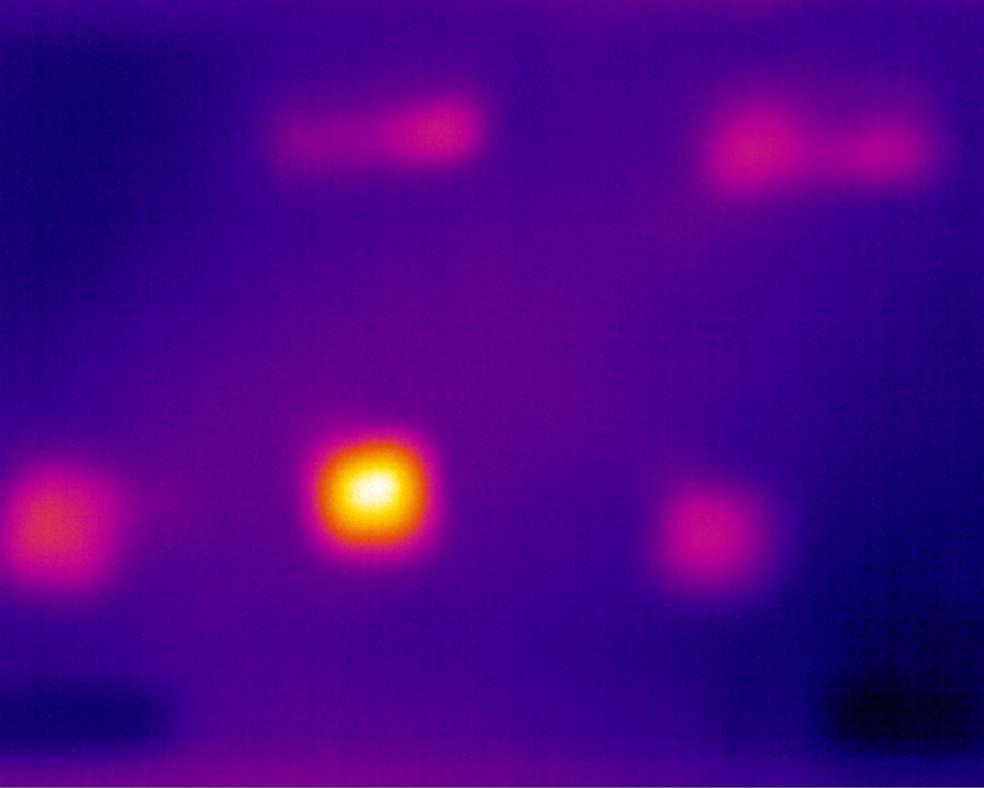
%> input picture IRimage/o1.jpg, 984 x 788 px
$ octave boundary_image.m   (GNU Octave 9; MATLAB toolbox functions it lacks are replaced by stand-ins)
%> lines starting %> are read from the running program, lines starting %| are printed output that depends on the picture; in (x1, y1, x2, y2) boxes, pixels count from 0 and x2, y2 are one past the last pixel; in counts of white or black regions, pixels touching at a corner belong together; the program's own positions count from 1
%% find the boundary of the image
rgb=imread('o1.jpg'); % read the original image
%> rgb is the input picture: size 788x984x3 uint8; mean R, G, B 71.8, 2.8, 133.7
I=rgb2gray(rgb); %convert to gray scale image
figure;subplot(121); %show the gray scale image
imshow(I);
hy=fspecial('sobel'); %sobel operator
hx=hy';
Iy=imfilter(double(I),hy,'replicate'); %filter the y-direction edge
Ix=imfilter(double(I),hx,'replicate'); %filter the x-direction edge
gradmag = sqrt(Ix.^2+ Iy.^2); %model
subplot(122);imshow(gradmag,[]); %display gradient
title(' Gradient map' );
%directly use gradient model values for watershed algorithm(often exist over segmentation,not work well)
L=watershed(gradmag); %wastershe algorithm is applied directly
Lrgb=label2rgb(L); %convert to RGB image
figure;imshow(Lrgb); %show the segmented images
title('Gradient map after watershed transformation');%The foreground and background are marked separately
se =strel('disk',20); % circular structure element
Io =imopen(I,se); % morphological opening operation
figure;subplot(121);
imshow(Io); %show the image after opening operation
title('Opening operation processed image');
Ie=imerode(I,se); %image eroding
Iobr = imreconstruct(Ie,I); %morphological reconstruction
subplot(122);imshow(Iobr); %show the reconstructed image
title('Reconstructed image')
Ioc= imclose(Io,se); %morphological closing operation
figure;subplot(121);
imshow(Ioc); %show the image after closing operation
title('Closing operation processed image');
Iobrd=imdilate(Iobr,se); %dilating image
Iobrcbr=imreconstruct(imcomplement(Iobrd),imcomplement(Iobr));
Iobrcbr=imcomplement(Iobrcbr);% image inversing
subplot(122);imshow(Iobrcbr); %show the image after recionstructing and inversing
title( 'Reconstructed and inversed image');
fgm=imregionalmax(Iobrcbr);%ocal maximal value
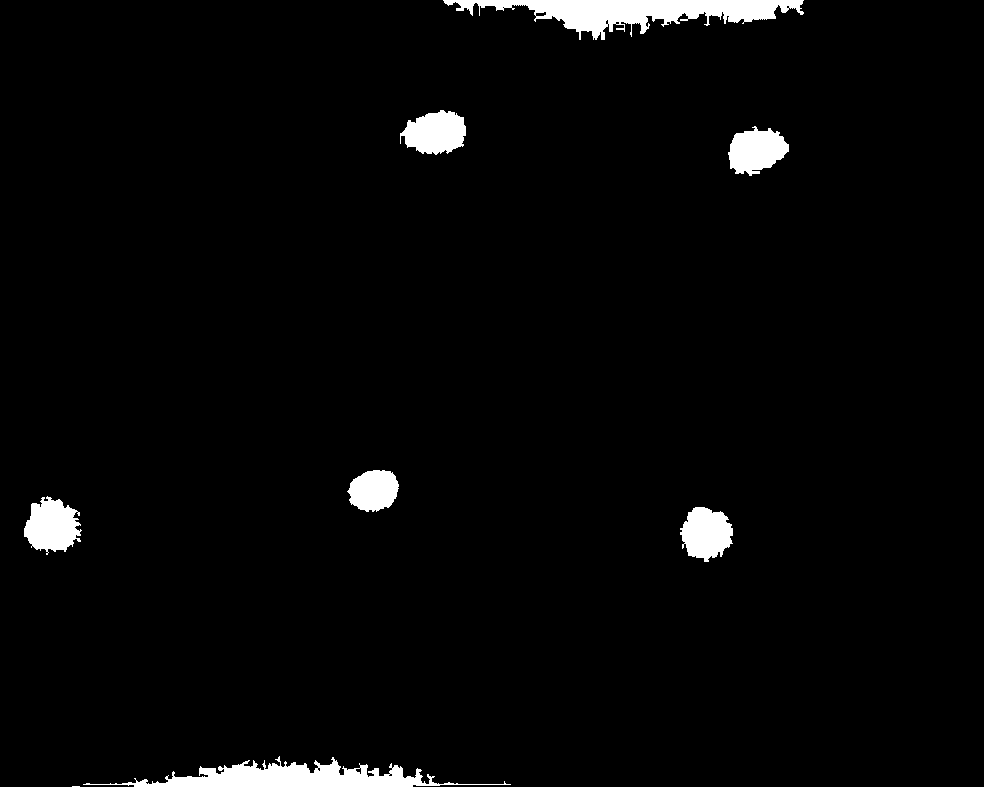
%> fgm: size 788x984 logical; 2.9% white; 7 white regions, largest, box (x1, y1, x2, y2) and area: (443, 0, 804, 40) 6452, (0, 756, 984, 788) 6045, (24, 496, 82, 555) 2264
figure;imshow(fgm); % show reconstructed local maximal value image
title( 'Reconstructed local maximal value image');
I2=I;
I2(fgm)=255; % the pixel value at the local maximum is set to 255
%> I2: size 788x984 uint8; min 2, max 255, mean 43.6
figure;imshow(I2); %show the maximum value region on the orginal image
title(' the maximum value region on the orginal image' );
se2 = strel(ones(5,5)); % structure element
fgm2=imclose(fgm,se2); %close operation
%> fgm2: size 788x984 logical; 3.1% white; 7 white regions, largest, box (x1, y1, x2, y2) and area: (443, 0, 804, 40) 6843, (0, 756, 984, 788) 6793, (24, 496, 82, 555) 2400
fgm3=imerode(fgm2,se2); %eroding image
%> fgm3: size 788x984 logical; 2.5% white; 7 white regions, largest, box (x1, y1, x2, y2) and area: (446, 0, 801, 38) 5647, (85, 761, 509, 788) 4984, (26, 499, 79, 549) 1947
fgm4=bwareaopen(fgm3,20); %open operation
I3=I;
I3(fgm4)=255; %foreground set value 255
%> I3: size 788x984 uint8; min 2, max 255, mean 42.8
figure;subplot(121);
imshow(I3); %show the modified maximal value region
title('the modified maximal value region');
bw=im2bw(Iobrcbr,graythresh(Iobrcbr));%convert to binary image
%> bw: size 788x984 logical; 1.3% white; 1 white region, box (x1, y1, x2, y2) and area: (315, 439, 430, 547) 10017
subplot(122);imshow(bw); %show the binary image
title('Binary image');
%watershed transform and display
D=bwdist(bw); %calculate the distance
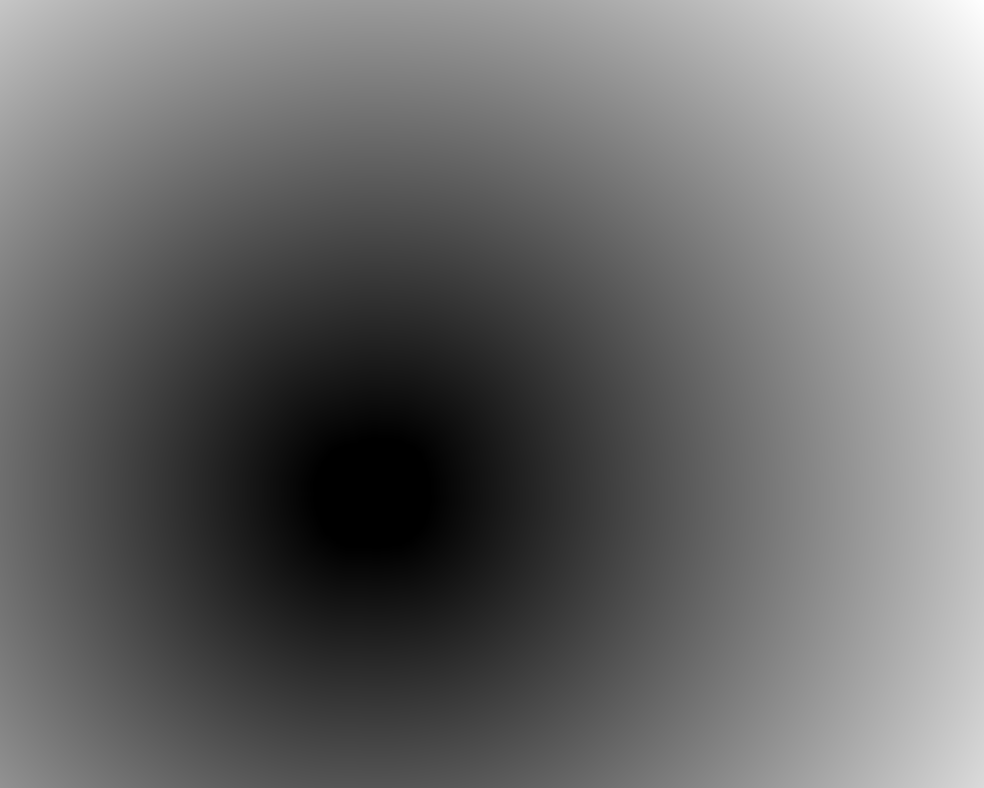
%> D: size 788x984 single; min 0, max 724.2, mean 306.7; drawn with min black and max white
DL=watershed(D); %watershed transformation
%> DL: size 788x984 uint8; every value is 1
bgm=DL==0; %obtain the segement boundary
%> bgm: size 788x984 logical; every value is 0
figure;imshow(bgm); %show the segemented boundary
title('The segemented boundary');
gradmag2=imimposemin(gradmag,bgm|fgm4);%set minimum value
L=watershed(gradmag2); %watershed transformation
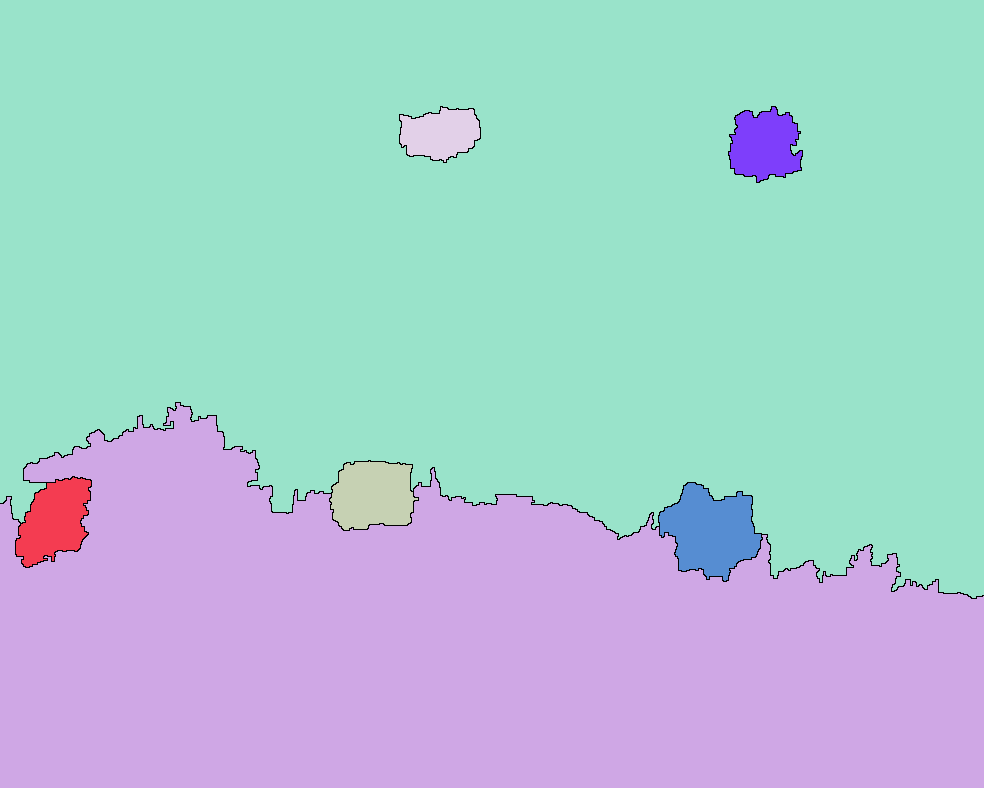
%> L: size 788x984 uint8; 8 distinct labels, from 0 to 7; one colour per label, 0 black
I4=I;
I4(imdilate(L==0,ones(33))|bgm|fgm4)=255;%set 255 to foreground and boundary value
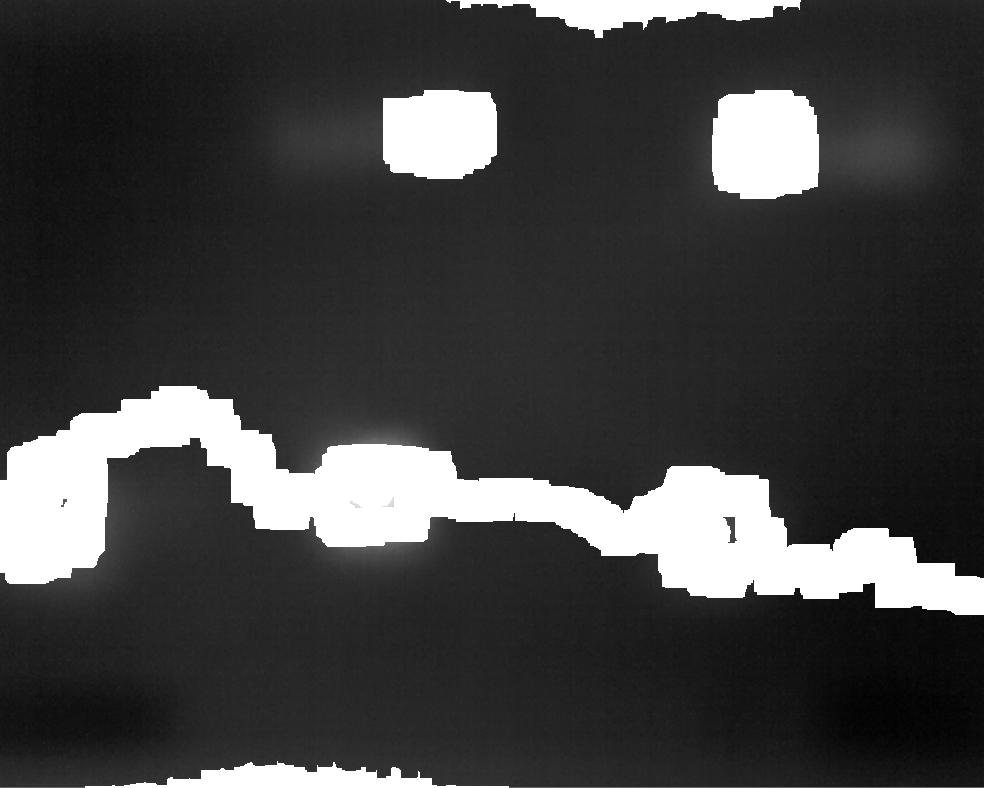
%> I4: size 788x984 uint8; min 2, max 255, mean 64.9
figure;subplot(121);
imshow(I4); %highlight the foreground and boundary
title(' Highlight the foreground and boundary ');
Lrgb=label2rgb(L,'jet','w','shuffle'); %convert to a pseudo RGB image
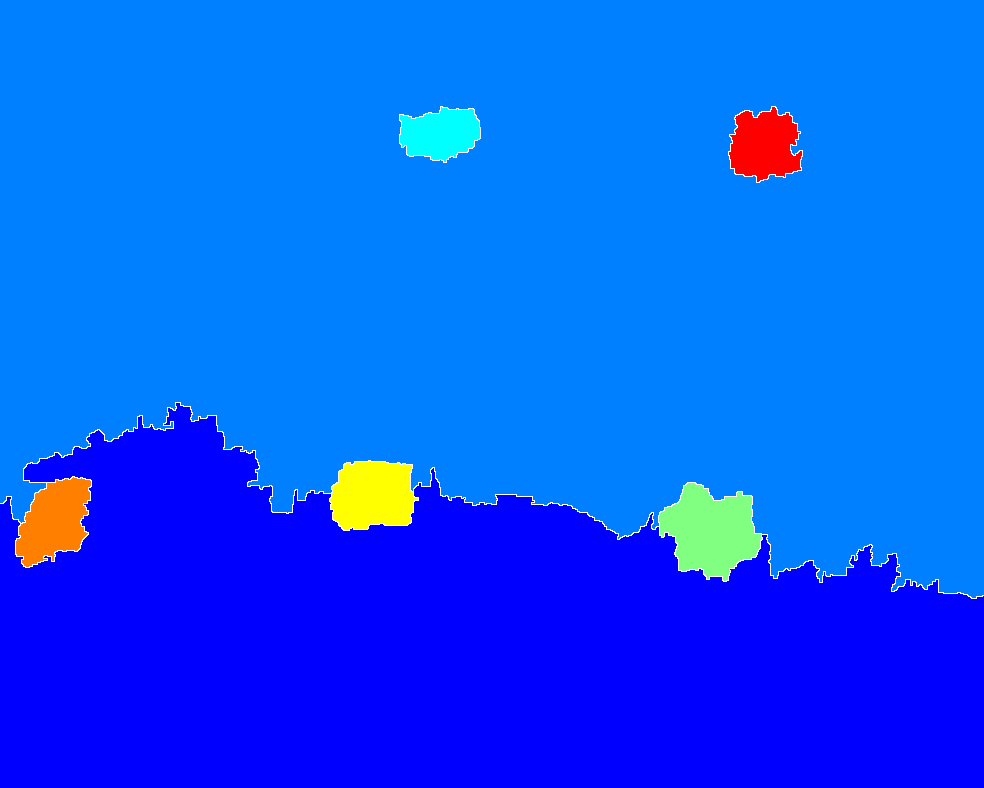
%> Lrgb: size 788x984x3 uint8; mean R, G, B 6.6, 86.6, 249.7
subplot(122);imshow(Lrgb); %show the pseudo RGB image
title('The pseudo RGB image')
